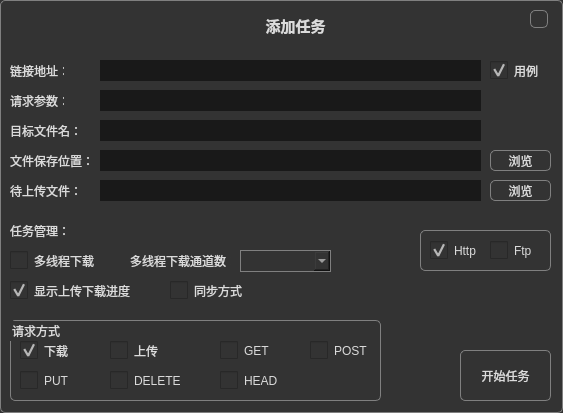
<?xml version="1.0" encoding="UTF-8"?>
<ui version="4.0">
 <class>Widget_addTask</class>
 <widget class="QWidget" name="Widget_addTask">
  <property name="geometry">
   <rect>
    <x>0</x>
    <y>0</y>
    <width>563</width>
    <height>413</height>
   </rect>
  </property>
  <property name="windowTitle">
   <string>Form</string>
  </property>
  <property name="styleSheet">
   <string notr="true">QWidget{border:1px solid #808080;border-radius:5%;background-color:#333333;color:#DBDBDB;}
QWidget:disabled{color:#909090;}
QLineEdit{border:0px;padding:0px 3px 0px 3px;background-color:#191919;}
QCheckBox,QLabel{border:0px;}
QCheckBox::indicator{width:18px;height:18px;}
QCheckBox::indicator:unchecked{border-image:url(://resources/checkbox.png) 0 0 0 0 repeat repeat;}
QCheckBox::indicator:checked{border-image:url(://resources/checkbox.png) 72 0 0 0 repeat repeat;}
QPushButton:hover{background-color:#636363;}
QComboBox QAbstractItemView {outline: 0px;}
QComboBox QAbstractItemView::item:selected {background-color: #636363;}
QProgressBar{border:1px solid #808080;background-color:#191919;}
QScrollBar{border:0px;background-color:#292929;width:14px;}
QScrollBar::handle{border:1px solid #636363;background-color:#333333;margin: 16px 0px 16px 0px;min-height:30px;}
QScrollBar::add-page:vertical, QScrollBar::sub-page:vertical {
	background: transparent;
}
QLineEdit,QComboBox,QProgressBar{
border-radius:0%;
}</string>
  </property>
  <widget class="QLineEdit" name="lineEdit_arg">
   <property name="geometry">
    <rect>
     <x>100</x>
     <y>90</y>
     <width>381</width>
     <height>21</height>
    </rect>
   </property>
  </widget>
  <widget class="QPushButton" name="btn_browser2">
   <property name="geometry">
    <rect>
     <x>490</x>
     <y>180</y>
     <width>61</width>
     <height>21</height>
    </rect>
   </property>
   <property name="text">
    <string>浏览</string>
   </property>
  </widget>
  <widget class="QGroupBox" name="groupBox_3">
   <property name="geometry">
    <rect>
     <x>420</x>
     <y>230</y>
     <width>131</width>
     <height>41</height>
    </rect>
   </property>
   <property name="title">
    <string/>
   </property>
   <widget class="QCheckBox" name="cb_ftp">
    <property name="geometry">
     <rect>
      <x>70</x>
      <y>10</y>
      <width>51</width>
      <height>21</height>
     </rect>
    </property>
    <property name="text">
     <string>Ftp</string>
    </property>
    <property name="iconSize">
     <size>
      <width>18</width>
      <height>18</height>
     </size>
    </property>
   </widget>
   <widget class="QCheckBox" name="cb_http">
    <property name="geometry">
     <rect>
      <x>10</x>
      <y>10</y>
      <width>51</width>
      <height>21</height>
     </rect>
    </property>
    <property name="text">
     <string>Http</string>
    </property>
    <property name="iconSize">
     <size>
      <width>18</width>
      <height>18</height>
     </size>
    </property>
    <property name="checked">
     <bool>true</bool>
    </property>
   </widget>
  </widget>
  <widget class="QLabel" name="label_7">
   <property name="geometry">
    <rect>
     <x>10</x>
     <y>180</y>
     <width>81</width>
     <height>21</height>
    </rect>
   </property>
   <property name="text">
    <string>待上传文件：</string>
   </property>
  </widget>
  <widget class="QLabel" name="label_18">
   <property name="geometry">
    <rect>
     <x>130</x>
     <y>250</y>
     <width>101</width>
     <height>21</height>
    </rect>
   </property>
   <property name="text">
    <string>多线程下载通道数：</string>
   </property>
  </widget>
  <widget class="QLabel" name="label_17">
   <property name="geometry">
    <rect>
     <x>10</x>
     <y>120</y>
     <width>71</width>
     <height>21</height>
    </rect>
   </property>
   <property name="text">
    <string>目标文件名：</string>
   </property>
  </widget>
  <widget class="QLineEdit" name="lineEdit_url">
   <property name="geometry">
    <rect>
     <x>100</x>
     <y>60</y>
     <width>381</width>
     <height>21</height>
    </rect>
   </property>
  </widget>
  <widget class="QGroupBox" name="groupBox_4">
   <property name="geometry">
    <rect>
     <x>10</x>
     <y>320</y>
     <width>371</width>
     <height>81</height>
    </rect>
   </property>
   <property name="title">
    <string>请求方式</string>
   </property>
   <widget class="QCheckBox" name="cb_put">
    <property name="geometry">
     <rect>
      <x>10</x>
      <y>50</y>
      <width>81</width>
      <height>21</height>
     </rect>
    </property>
    <property name="text">
     <string>PUT</string>
    </property>
    <property name="iconSize">
     <size>
      <width>18</width>
      <height>18</height>
     </size>
    </property>
   </widget>
   <widget class="QCheckBox" name="cb_download">
    <property name="geometry">
     <rect>
      <x>10</x>
      <y>20</y>
      <width>81</width>
      <height>21</height>
     </rect>
    </property>
    <property name="text">
     <string>下载</string>
    </property>
    <property name="iconSize">
     <size>
      <width>18</width>
      <height>18</height>
     </size>
    </property>
    <property name="checked">
     <bool>true</bool>
    </property>
   </widget>
   <widget class="QCheckBox" name="cb_upload">
    <property name="geometry">
     <rect>
      <x>100</x>
      <y>20</y>
      <width>81</width>
      <height>21</height>
     </rect>
    </property>
    <property name="text">
     <string>上传</string>
    </property>
    <property name="iconSize">
     <size>
      <width>18</width>
      <height>18</height>
     </size>
    </property>
   </widget>
   <widget class="QCheckBox" name="cb_get">
    <property name="geometry">
     <rect>
      <x>210</x>
      <y>20</y>
      <width>81</width>
      <height>21</height>
     </rect>
    </property>
    <property name="text">
     <string>GET</string>
    </property>
    <property name="iconSize">
     <size>
      <width>18</width>
      <height>18</height>
     </size>
    </property>
   </widget>
   <widget class="QCheckBox" name="cb_post">
    <property name="geometry">
     <rect>
      <x>300</x>
      <y>20</y>
      <width>61</width>
      <height>21</height>
     </rect>
    </property>
    <property name="text">
     <string>POST</string>
    </property>
    <property name="iconSize">
     <size>
      <width>18</width>
      <height>18</height>
     </size>
    </property>
   </widget>
   <widget class="QCheckBox" name="cb_delete">
    <property name="enabled">
     <bool>true</bool>
    </property>
    <property name="geometry">
     <rect>
      <x>100</x>
      <y>50</y>
      <width>91</width>
      <height>21</height>
     </rect>
    </property>
    <property name="text">
     <string>DELETE</string>
    </property>
    <property name="iconSize">
     <size>
      <width>18</width>
      <height>18</height>
     </size>
    </property>
    <property name="checked">
     <bool>false</bool>
    </property>
   </widget>
   <widget class="QCheckBox" name="cb_head">
    <property name="geometry">
     <rect>
      <x>210</x>
      <y>50</y>
      <width>81</width>
      <height>21</height>
     </rect>
    </property>
    <property name="text">
     <string>HEAD</string>
    </property>
    <property name="iconSize">
     <size>
      <width>18</width>
      <height>18</height>
     </size>
    </property>
   </widget>
  </widget>
  <widget class="QLabel" name="label_15">
   <property name="geometry">
    <rect>
     <x>10</x>
     <y>150</y>
     <width>81</width>
     <height>21</height>
    </rect>
   </property>
   <property name="text">
    <string>文件保存位置：</string>
   </property>
  </widget>
  <widget class="QComboBox" name="cmb_multiDownload">
   <property name="geometry">
    <rect>
     <x>240</x>
     <y>250</y>
     <width>91</width>
     <height>22</height>
    </rect>
   </property>
  </widget>
  <widget class="QLabel" name="label_21">
   <property name="geometry">
    <rect>
     <x>220</x>
     <y>10</y>
     <width>151</width>
     <height>31</height>
    </rect>
   </property>
   <property name="font">
    <font>
     <family>微软雅黑</family>
     <pointsize>11</pointsize>
     <weight>75</weight>
     <bold>true</bold>
    </font>
   </property>
   <property name="text">
    <string>添加任务</string>
   </property>
   <property name="alignment">
    <set>Qt::AlignCenter</set>
   </property>
  </widget>
  <widget class="QLineEdit" name="lineEdit_saveDir">
   <property name="geometry">
    <rect>
     <x>100</x>
     <y>150</y>
     <width>381</width>
     <height>21</height>
    </rect>
   </property>
  </widget>
  <widget class="QLineEdit" name="lineEdit_uploadFile">
   <property name="geometry">
    <rect>
     <x>100</x>
     <y>180</y>
     <width>381</width>
     <height>21</height>
    </rect>
   </property>
  </widget>
  <widget class="QLabel" name="label_16">
   <property name="geometry">
    <rect>
     <x>10</x>
     <y>60</y>
     <width>54</width>
     <height>21</height>
    </rect>
   </property>
   <property name="text">
    <string>链接地址：</string>
   </property>
  </widget>
  <widget class="QPushButton" name="btn_start">
   <property name="geometry">
    <rect>
     <x>460</x>
     <y>350</y>
     <width>91</width>
     <height>51</height>
    </rect>
   </property>
   <property name="font">
    <font>
     <family>微软雅黑</family>
    </font>
   </property>
   <property name="text">
    <string>开始任务</string>
   </property>
  </widget>
  <widget class="QCheckBox" name="cb_multiDownload">
   <property name="geometry">
    <rect>
     <x>10</x>
     <y>250</y>
     <width>91</width>
     <height>21</height>
    </rect>
   </property>
   <property name="text">
    <string>多线程下载</string>
   </property>
   <property name="iconSize">
    <size>
     <width>18</width>
     <height>18</height>
    </size>
   </property>
  </widget>
  <widget class="QLabel" name="label_20">
   <property name="geometry">
    <rect>
     <x>10</x>
     <y>90</y>
     <width>54</width>
     <height>21</height>
    </rect>
   </property>
   <property name="text">
    <string>请求参数：</string>
   </property>
  </widget>
  <widget class="QCheckBox" name="cb_useDefault">
   <property name="geometry">
    <rect>
     <x>490</x>
     <y>60</y>
     <width>61</width>
     <height>21</height>
    </rect>
   </property>
   <property name="text">
    <string>用例</string>
   </property>
   <property name="iconSize">
    <size>
     <width>18</width>
     <height>18</height>
    </size>
   </property>
   <property name="checked">
    <bool>true</bool>
   </property>
  </widget>
  <widget class="QPushButton" name="btn_close">
   <property name="geometry">
    <rect>
     <x>530</x>
     <y>10</y>
     <width>18</width>
     <height>18</height>
    </rect>
   </property>
   <property name="styleSheet">
    <string notr="true">QPushButton{border-image:url(:/resources/close.png) 0 0 0 0 repeat repeat;}</string>
   </property>
   <property name="text">
    <string/>
   </property>
  </widget>
  <widget class="QCheckBox" name="cb_showProgress">
   <property name="geometry">
    <rect>
     <x>10</x>
     <y>280</y>
     <width>131</width>
     <height>21</height>
    </rect>
   </property>
   <property name="text">
    <string>显示上传下载进度</string>
   </property>
   <property name="iconSize">
    <size>
     <width>18</width>
     <height>18</height>
    </size>
   </property>
   <property name="checked">
    <bool>true</bool>
   </property>
  </widget>
  <widget class="QLineEdit" name="lineEdit_filename">
   <property name="geometry">
    <rect>
     <x>100</x>
     <y>120</y>
     <width>381</width>
     <height>21</height>
    </rect>
   </property>
   <property name="text">
    <string/>
   </property>
  </widget>
  <widget class="QPushButton" name="btn_browser1">
   <property name="geometry">
    <rect>
     <x>490</x>
     <y>150</y>
     <width>61</width>
     <height>21</height>
    </rect>
   </property>
   <property name="text">
    <string>浏览</string>
   </property>
  </widget>
  <widget class="QLabel" name="label_19">
   <property name="geometry">
    <rect>
     <x>10</x>
     <y>220</y>
     <width>81</width>
     <height>21</height>
    </rect>
   </property>
   <property name="text">
    <string>任务管理：</string>
   </property>
  </widget>
  <widget class="QCheckBox" name="cb_sync">
   <property name="geometry">
    <rect>
     <x>170</x>
     <y>280</y>
     <width>131</width>
     <height>21</height>
    </rect>
   </property>
   <property name="text">
    <string>同步方式</string>
   </property>
   <property name="iconSize">
    <size>
     <width>18</width>
     <height>18</height>
    </size>
   </property>
   <property name="checked">
    <bool>false</bool>
   </property>
  </widget>
 </widget>
 <resources/>
 <connections/>
</ui>
